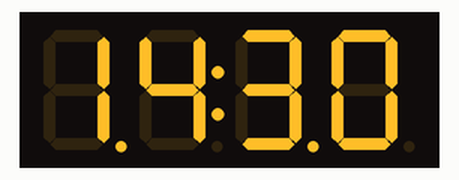
Simulated run of this sketch. Board: Arduino Uno, built with avr-gcc and run on an emulated ATmega328P. On the bench: 4-digit seven-segment display. The local clock reads 2024-03-15 10:24:30 at power-on unless the sketch sets it.

Above: at 0.1 s.
At 60.4 s:
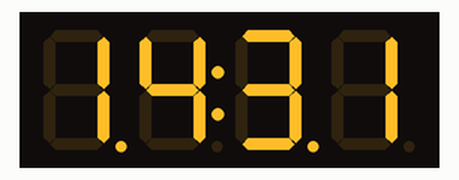
At 120.8 s:
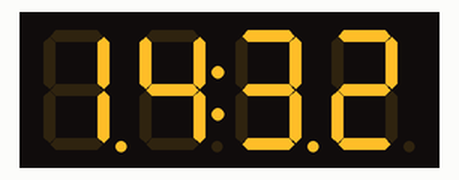

The sketch:

Code_Digital_Clock.ino
```cpp
#include <TM1637Display.h>
#include <Wire.h>
#include <RTClib.h>

#define CLK 2
#define DIO 3
TM1637Display display(CLK, DIO);

RTC_DS3231 rtc;

void setup() {
  display.setBrightness(0x0f);
  Wire.begin();
  rtc.begin();

  // -------------------------------
  // Set waktu & tanggal secara manual (aktifkan hanya sekali!)
  // Format: DateTime(Tahun, Bulan, Tanggal, Jam, Menit, Detik)
  // -------------------------------
  // HANYA AKTIFKAN BARIS DI BAWAH INI SEKALI SAJA UNTUK SET WAKTU:
  rtc.adjust(DateTime(2025, 6, 8, 14, 30, 0)); // 8 Juni 2025 pukul 14:30:00
  // Setelah waktu sudah benar, KOMENTARI  baris ini!
}

void loop() {
  DateTime now = rtc.now();
  int hour = now.hour();
  int minute = now.minute();

  int timeToDisplay = hour * 100 + minute;

  display.showNumberDecEx(timeToDisplay, 0b11100000, true);
  delay(1000);
}
```

Measured:
- what the display in image 1 shows lasts 60.3 s, from 60.4 s to 120.7 s
